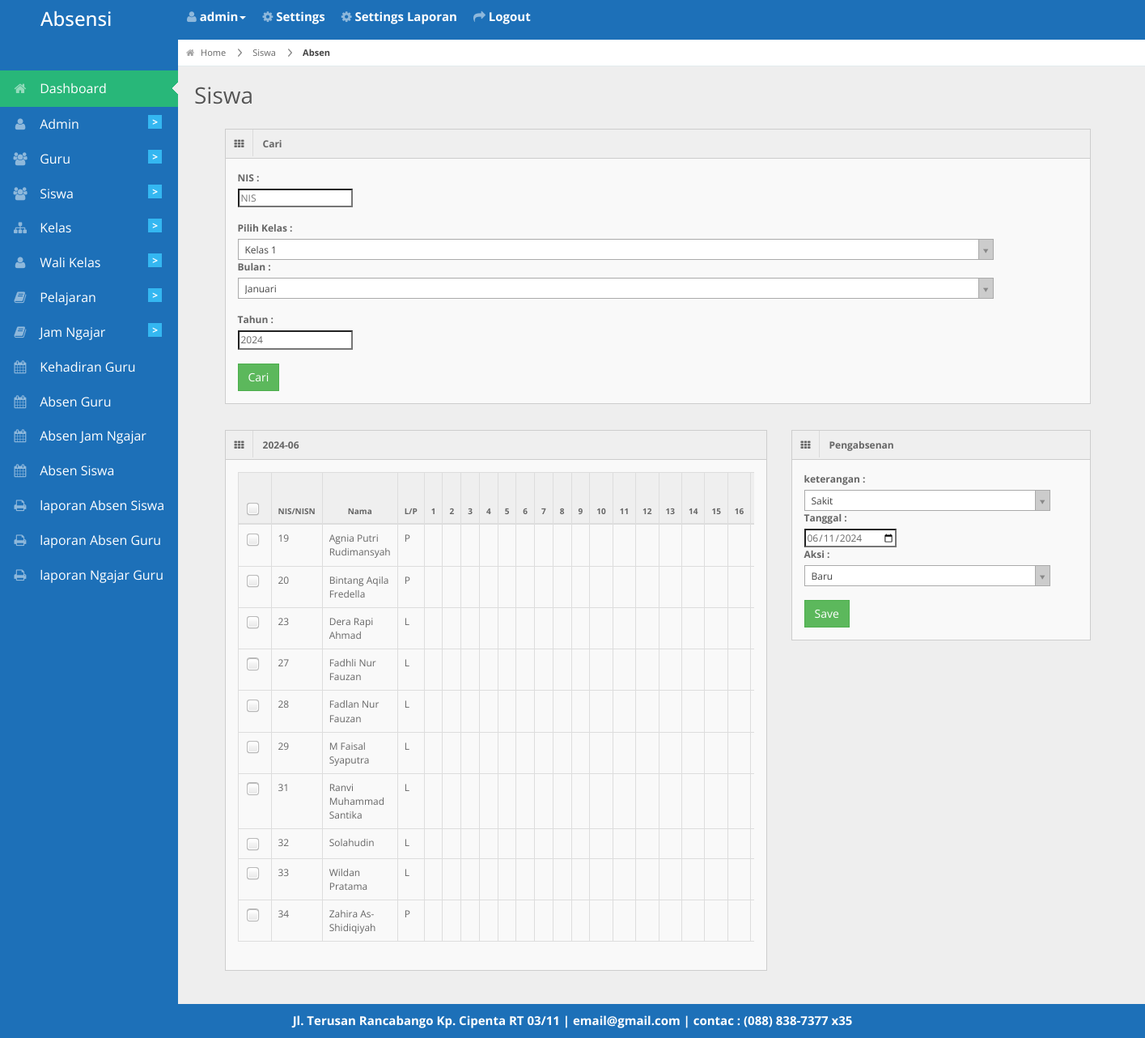
Page /petugas_piket/tablesiswa.php (signed in) on the committed database.
### tables this page shows
CREATE TABLE `siswa` (
  `id_siswa` int(11) NOT NULL,
  `nama` varchar(30) NOT NULL,
  `jenis_kelamin` varchar(1) NOT NULL,
  `kelas` int(11) NOT NULL,
  `alamat` varchar(50) NOT NULL,
  `tgl_lahir` date NOT NULL,
  `telepon` varchar(50) NOT NULL
);

CREATE TABLE `biodata` (
  `id_biodata` int(11) NOT NULL,
  `nama_sekolah` varchar(255) NOT NULL,
  `alamat` varchar(255) NOT NULL,
  `photo` varchar(255) NOT NULL,
  `email` varchar(255) NOT NULL,
  `telepon` varchar(20) NOT NULL,
  `kota` varchar(50) NOT NULL
);

### petugas_piket/tablesiswa.php (the view, shortened to what this page needs)
<?php
 include '../db/koneksi.php';
 include '../layout/header.php';
 if(isset($_GET['carinis'])){
   $cari_nis_siswa=$_GET['carinis'];
   $cari_bulan_siswa=$_GET['bulan'];
   if($cari_nis_siswa==""){
     $query_tampil=mysqli_query($konek,"select * from siswa where kelas=$_GET[kelas] ORDER BY nama");
   }else{
     $query_tampil=mysqli_query($konek,"select * from siswa where id_siswa=$cari_nis_siswa ORDER BY nama");
   }
 }else {
   $query_tampil=mysqli_query($konek,"select * from siswa where kelas=1 ORDER BY nama");
 }
 ?>
 <div id="content">
   <div id="content-header">
     <div id="breadcrumb"> <a href="http://localhost/absensi2/<?php echo $_SESSION['akses']; ?>/" title="Go to Home" class="tip-bottom"><i class="icon-home"></i> Home</a>
       <a href="http://localhost/absensi2/petugas_piket/siswa" class="tip-bottom">Siswa</a> <a href="#" class="current">Absen</a></div>
     <h1>Siswa</h1>
   </div>
   <div class="container">
     <div class="span11">
       <div class="widget-box">
         <div class="widget-title"> <span class="icon"> <i class="icon-th"></i> </span>
           <h5>Cari</h5>
         </div>
         <div class="widget-content">
           <form method="get">
             <div class="control-group">
               <label class="control-label">NIS :</label>
               <div class="controls">
                 <input type="text"placeholder="NIS"name="carinis" />
               </div>
             </div><br>
             <div class="control-group">
               <label class="control-label">Pilih Kelas :</label>
               <br>
             </div>
             <div class="control-group">
               <label class="control-label">Bulan :</label><br>
             </div><br>
             <div class="control-group">
               <label class="control-label">Tahun :</label>
               <div class="controls">
                 <input type="number"placeholder="Tahun"name="tahun" value="<?PHP echo date('Y'); ?>"/>
               </div>
             </div><br>
             <div class="form-actions">
               <button type="submit" class="btn btn-success">Cari</button>
             </div>
           </form>
         </div>
       </div>
     </div>
   </div>
     <div class="container">
   <div class="span7">
   <div class="widget-box">
          <div class="widget-title"> <span class="icon"> <i class="icon-th"></i> </span>
            <?php if(isset($_GET['carinis'])){ ?>
            <h5><?php echo "$_GET[tahun]-$_GET[bulan]"; ?></h5>
            <?php }else{?>
            <h5><?php echo date('Y-m'); ?></h5>
            <?PHP } ?>
          </div>
          <div class="widget-content">
            <div class="table-responsive">
              <form method="post"action="./proses.php?kategori=absen_siswa">
            <table class="table table-bordered table-striped with-check">
              <thead>
                <tr>
                  <th rowspan='2'><input type="checkbox" id="title-table-checkbox" name="title-table-checkbox" /></th>
                  <th rowspan='2'>NIS/NISN</th>
                  <th rowspan='2'>Nama</th>
                  <th rowspan='2'>L/P</th>
                  <?php for ($tanggal_table=1; $tanggal_table <= 31; $tanggal_table++) {
                    echo "<th rowspan='2'>$tanggal_table</th>";
                  } ?>
                </tr>
                <tr>
                </tr>
              </thead>
              <tbody>
                <?php $no=1; while ($data=mysqli_fetch_array($query_tampil)) { ?>
                <tr>
                  <td><input type="checkbox" name="id_siswa[]"value="<?PHP echo $data['id_siswa']; ?>"/></td>
                  <td><?php echo $data['id_siswa']; ?></td>
                  <td><?php echo $data['nama']; ?></td>
                  <td><?php echo $data['jenis_kelamin']; ?></td>
                  <?php
                  if(isset($sisa_td)!=true){
                    $sisa_td=30;
                  }
                  for ($td=0; $td <= $sisa_td ; $td++) {
                    echo "<td></td>";
                  }
                   ?>
                </tr>
                <?php } ?>
              </tbody>
            </table>
          </div>
    </div>
        </div>
        </div>
        <div class="container">
          <div class="span4">
            <div class="widget-box">
              <div class="widget-title"> <span class="icon"> <i class="icon-th"></i> </span>
                <h5>Pengabsenan</h5>
              </div>
              <div class="widget-content">
                  <div class="control-group">
                    <label class="control-label">keterangan :</label>
                  </div>
                  <div class="control-group">
                    <label class="control-label">Tanggal :</label>
                    <div class="controls">
                      <input type="date" name="tgl_absen" value="<?PHP echo date('Y-m-d'); ?>">
                    </div>
                  </div>
                  <div class="control-group">
                    <label class="control-label">Aksi :</label>
                  </div>
                  <br>
                  <div class="form-actions">
                    <button type="submit" class="btn btn-success">Save</button>
                  </div>
                 </div>
              </div>
            </div>
          </div>
        </div>
        </div>
<?php include '../layout/footer.php'; ?>

### layout/footer.php (shortened to what this page needs)
<div class="row-fluid">
  <div id="footer" class="span12"style="
    color: #fff;
    font-weight: bold;
    font-size: 15px;
">
     <?php echo "$header_photo[alamat] | $header_photo[email] | contac : $header_photo[telepon]"; ?> </div>
</div>
</body>
</html>

### css/matrix-style.css (style rules this page uses)
* { outline:none !important; -moz-outline: none !important; }
html, body { height:100% }
body { overflow-x: hidden; margin-top: -10px; font-family: 'Open Sans', sans-serif; font-size:12px; color:#666; }
a { color:#666; }
select, textarea, input[type="text"], input[type="password"], input[type="datetime"], input[type="datetime-local"], input[type="date"], input[type="month"], input[type="time"], input[type="week"], input[type="number"], input[type="email"], input[type="url"], input[type="search"], input[type="tel"], input[type="color"], .uneditable-input, .label, .dropdown-menu, .btn, .well, .progress, .table-bordered, .btn-group > .btn:first-child, .btn-group > .btn:last-child, .btn-group > .btn:last-child, .btn-group > .dropdown-toggle, .alert { border-radius:0px; }
.btn, textarea, input[type="text"], input[type="password"], input[type="datetime"], input[type="datetime-local"], input[type="date"], input[type="month"], input[type="time"], input[type="week"], input[type="number"], input[type="email"], input[type="url"], input[type="search"], input[type="tel"], input[type="color"], .uneditable-input { box-shadow:none; }
.progress, .progress-success .bar, .progress .bar-success, .progress-warning .bar, .progress .bar-warning, .progress-danger .bar, .progress .bar-danger, .progress-info .bar, .progress .bar-info, .btn, .btn-primary { background-image:none; }
#footer { padding:10px; text-align:center; }
#content { background: none repeat scroll 0 0 #eeeeee; margin-left: 220px; margin-right: 0; padding-bottom: 25px; position: relative; min-height:100%; width: auto; }
#content-header { position: abslute; width: 100%; margin-top: -38px; z-index: 20; }
#content-header h1 { color: #555555; font-size: 28px; font-weight: normal; float: none; text-shadow: 0 1px 0 #ffffff; margin-left: 20px; position: relative; }
#content-header h1, #content-header .btn-group { margin-top: 20px; }
#breadcrumb { background-color: #fff; border-bottom: 1px solid #e3ebed; }
#breadcrumb a { padding: 8px 20px 8px 10px; display: inline-block; background-image: url('../img/breadcrumb.png'); background-position: center right; background-repeat: no-repeat; font-size: 11px; color: #666666; }
#breadcrumb a:last-child { background-image:none; }
#breadcrumb a.current { font-weight: bold; color: #444444; }
#breadcrumb a i { margin-right: 5px; opacity: .6; }
.stat-boxes .peity_bar_good, .stat-boxes .peity_line_good, { color: #459D1C; }
.widget-box { background: none repeat scroll 0 0 #F9F9F9; border-left: 1px solid #CDCDCD; border-top: 1px solid #CDCDCD; border-right: 1px solid #CDCDCD; clear: both; margin-top: 16px; margin-bottom: 16px; position: relative; }
.widget-title, .modal-header, .table th, div.dataTables_wrapper .ui-widget-header { background:#efefef; border-bottom: 1px solid #CDCDCD; height: 36px; }
.widget-title span.icon { padding: 9px 10px 7px 11px; float: left; border-right:1px solid #dadada; }
.widget-title h5 { color: #666; float: left; font-size: 12px; font-weight: bold; padding: 12px; line-height: 12px; margin: 0; }
.widget-content { padding:15px; border-bottom: 1px solid #cdcdcd; }
.table th { height: auto; font-size: 10px; padding: 5px 10px 2px; border-bottom: 0; text-align: center; color: #666666; }
.table.with-check tr th:first-child, .table.with-check tr td:first-child { width: 10px; }
form { margin-bottom: 0; }

### css/matrix-media.css (style rules this page uses)
body { background: #1d70b8; }

### rows in the picture
siswa: id_siswa "19", nama "Agnia Putri Rudimansyah", jenis_kelamin "P"
siswa: id_siswa "20", nama "Bintang Aqila Fredella", jenis_kelamin "P"
siswa: id_siswa "23", nama "Dera Rapi Ahmad", jenis_kelamin "L"
siswa: id_siswa "27", nama "Fadhli Nur Fauzan", jenis_kelamin "L"
siswa: id_siswa "28", nama "Fadlan Nur Fauzan", jenis_kelamin "L"
siswa: id_siswa "29", nama "M Faisal Syaputra", jenis_kelamin "L"
siswa: id_siswa "31", nama "Ranvi Muhammad Santika", jenis_kelamin "L"
siswa: id_siswa "32", nama "Solahudin", jenis_kelamin "L"
siswa: id_siswa "33", nama "Wildan Pratama", jenis_kelamin "L"
siswa: id_siswa "34", nama "Zahira As-Shidiqiyah", jenis_kelamin "P"
biodata: alamat "Jl. Terusan Rancabango Kp. Cipenta RT 03/11", email "email@gmail.com", telepon "(088) 838-7377 x35"

### other values in the picture
$_SESSION['username'] "admin"
